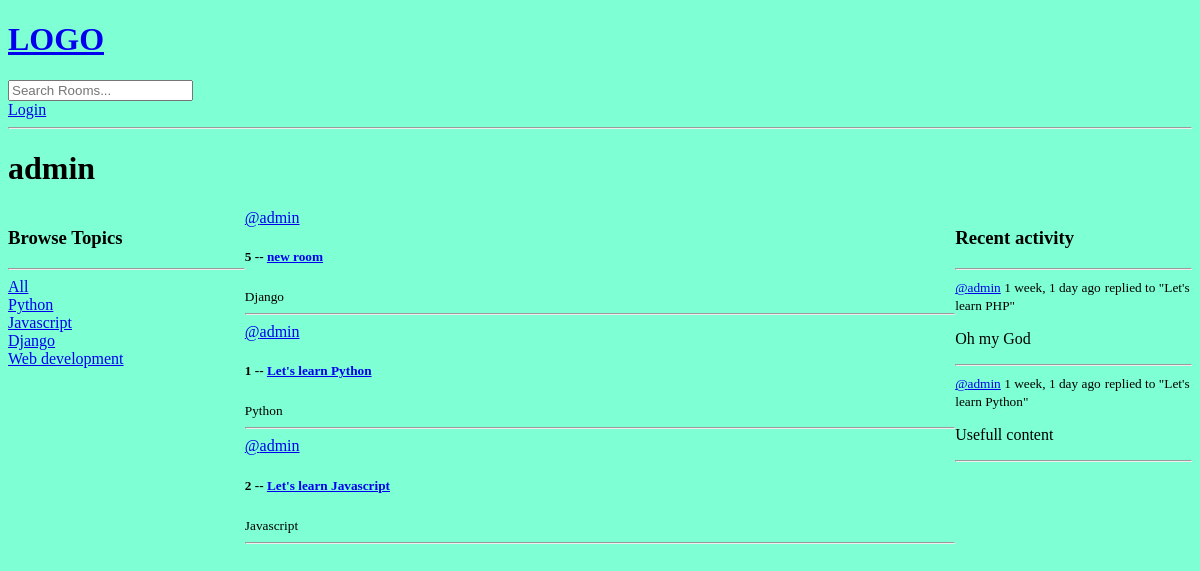
Page /profile/1/ on the earlier database version.
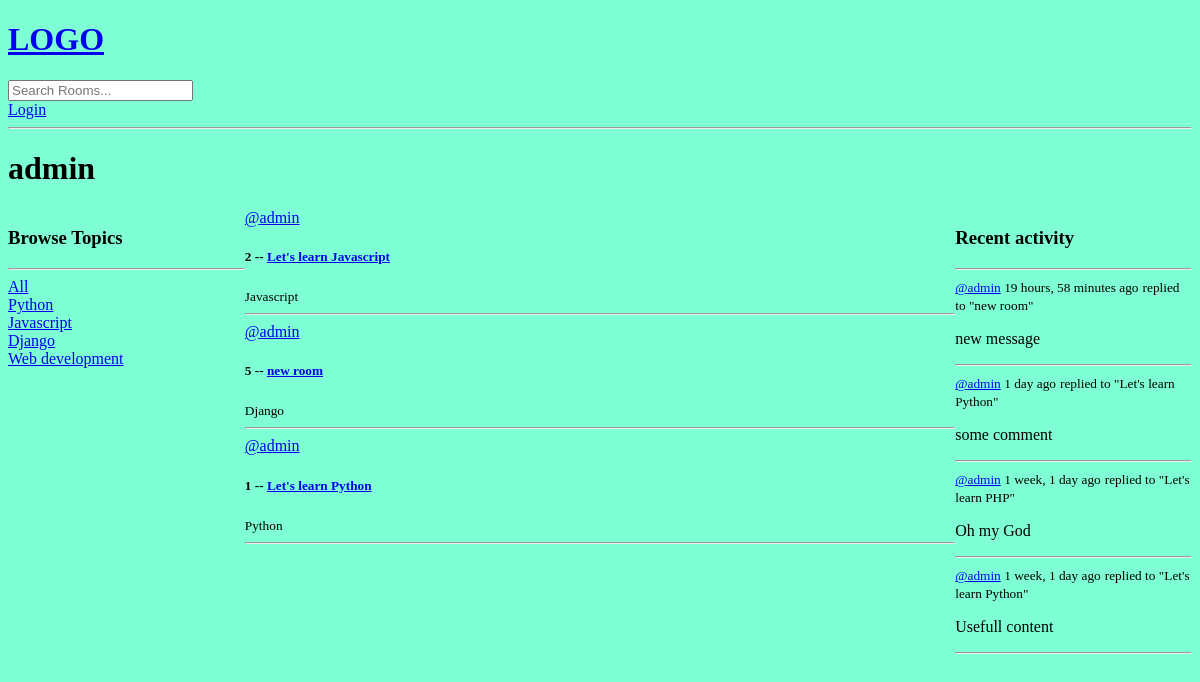
Same page on the later database version.
### base/models.py (models this page shows, shortened)
class Topic(models.Model):
    name = models.CharField(max_length=200)

class Room(models.Model):
    host = models.ForeignKey(User, on_delete=models.SET_NULL, null=True)
    topic = models.ForeignKey(Topic, on_delete=models.SET_NULL, null=True)
    name = models.CharField(max_length=200)
    description = models.TextField(null=True, blank=True)
    participants = models.ManyToManyField(User, related_name='participants', blank=True)
    updated_at = models.DateTimeField(auto_now=True)
    created_at = models.DateTimeField(auto_now_add=True)
    class Meta:
        ordering = ['-updated_at', '-created_at']
    def __str__(self):
        return self.name

class Message(models.Model):
    user = models.ForeignKey(User, on_delete=models.CASCADE)
    room = models.ForeignKey(Room, on_delete=models.CASCADE)
    body = models.TextField()
    updated_at = models.DateTimeField(auto_now=True)
    created_at = models.DateTimeField(auto_now_add=True)
    class Meta:
        ordering = ['-updated_at', '-created_at']

### base/views.py (the view)
# urls.py: path('profile/<str:pk>/', views.userProfile, name='user-profile'),
def userProfile(request, pk):
    user = User.objects.get(pk=pk)
    rooms = user.room_set.all()
    room_messages = user.message_set.all()
    topics = Topic.objects.all()
    context = {
        'user': user,
        'rooms': rooms,
        'room_messages': room_messages,
        'topics': topics
    }
    return render(request, 'base/profile.html', context)

### base/templates/base/profile.html (shortened to what this page needs)
{% extends 'main.html' %}
{% block content %}
    <h1>{{ user.username }}</h1>
    <div class="profile-container">
        <div>
            {% include 'base/topics_component.html' %}
        </div>
        <div>
            {% include 'base/feed_component.html' %}
        </div>
        <div>
            {% include 'base/activity_component.html' %}
        </div>
    </div>
{% endblock content %}

### templates/main.html (shortened to what this page needs)
<!DOCTYPE html>
{% load static %}
<html lang="en">
<head>
    <link rel="stylesheet" type="text/css" href="{% static 'styles/main.css' %}">
</head>
<body>
    {% include 'navbar.html' %}
    {% block content %}
    {% endblock content %}
</body>
</html>

### templates/navbar.html
<a href="/">
    <h1>LOGO</h1>
</a>
<form method="GET" action="{% url 'home' %}">
    <input type="text" name="q" placeholder="Search Rooms..." />
</form>
{% if request.user.is_authenticated %}
    <p>Hello, {{ request.user }}</p>
    <a href="{% url 'logout' %}">Logout</a>
{% else %}
    <a href="{% url 'login' %}">Login</a>
{% endif %}
<hr>

### base/templates/base/topics_component.html
<h3>Browse Topics</h3>
<hr>
<div>
    <a href="{% url 'home' %}">All</a>
</div>
{% for topic in topics %}
<div>
    <a href="{% url 'home' %}?q={{ topic.name }}">{{ topic.name }}</a>
</div>
{% endfor %}

### base/templates/base/feed_component.html (shortened to what this page needs)
<div>
    {% for room in rooms %}
        <div>
            {% if room.host %}
                <a href="{% url 'user-profile' room.host.id %}">@{{ room.host.username }}</a>
            {% endif %}
            <h5>{{ room.id }} -- <a href="{% url 'room' room.id %}">{{ room.name }}</a></h5>
            <small>{{ room.topic.name }}</small>
            <hr>
        </div>
    {% endfor %}
</div>

### base/templates/base/activity_component.html (shortened to what this page needs)
<h3>Recent activity</h3>
<hr>
{% for message in room_messages %}
    <div>
        <small><a href="{% url 'user-profile' message.user.id %}">@{{ message.user }}</a> {{ message.created_at|timesince }} ago</small>
        <small>replied to "{{ message.room }}"</small>
        <p>{{ message.body }}</p>
        <hr>
    </div>
{% endfor %}

### static/styles/main.css (style rules this page uses)
body { background-color: aquamarine; }

### base/templates/base/profile.html (style rules this page uses)
.profile-container { display: grid; grid-template-columns: 1fr 3fr 1fr; }

Differences in the rows shown:
changed Room "Let's learn Javascript": moves up the list
added Message: user "admin", created_at "19 hours, 58 minutes", room "new room", body "new message"
added Message: user "admin", created_at "1 day", room "Let's learn Python", body "some comment"
